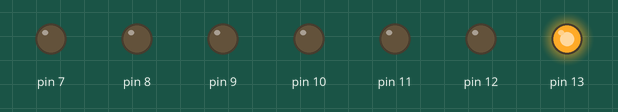
Recording of a sketch running on a simulated Arduino Uno, built with avr-gcc and run on an emulated ATmega328P. Shown: output pins drawn as LEDs (lit = HIGH).

Above: at 0.1 s.
At 5.1 s:
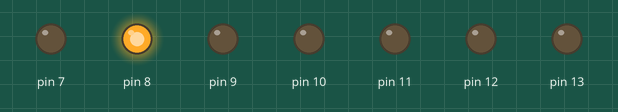
At 10.1 s:
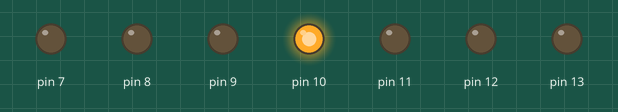
At 20.1 s:
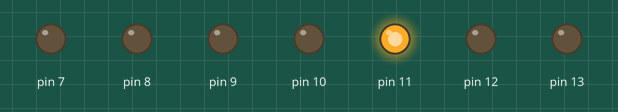
At 29.6 s:
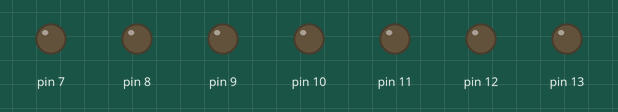
At 39.75 s:
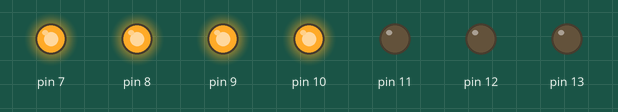
Timing chart, 0 to 40.0 s (numbered marks = the images above):
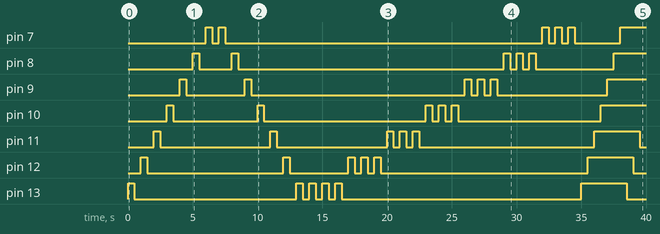

The sketch:

practica2.ino
```cpp
void setup() {
  //Define los pines de conexión
  for(int i=7; i<=13; i++){
    pinMode(i,OUTPUT);
  }
}

void loop() {
  // Secuencia 1: Orden inverso
  for(int j=13; j>=7; j--){ //Utiliza el for para encenderlos en un orden
    digitalWrite(j,HIGH);
    delay(500);
    digitalWrite(j,LOW);
    delay(500);
  }
  //Secuencia 2: Orden normal
  for(int j=7; j<=13; j++){ //Utiliza el for para encenderlos en un orden
    digitalWrite(j,HIGH);
    delay(500);
    digitalWrite(j,LOW);
    delay(500);
  }
  //Secuencia 3: triple encendido
  for(int j=13; j>=7; j--){
    for(int l=0;l<=2;l++){
      digitalWrite(j,HIGH);
      delay(500);
      digitalWrite(j,LOW);
      delay(500);
    }
  }
  //Secuencia 4: encienden de uno en uno y apagan de uno en uno
  for(int j=13; j>=7; j--){
    digitalWrite(j,HIGH);
    delay(500);
  }
  for(int j=13; j>=7; j--){
    digitalWrite(j,LOW);
    delay(500);
  }
  //Secuencia 5:
  for(int i = 0; i < 4; i++){
    digitalWrite(7 + i, HIGH);  // Enciende LED en el pin (7 + i)
    digitalWrite(13 - i, HIGH); // Enciende LED en el pin (13 - i)
    delay(500); // Espera
  }

  delay(500); // Espera antes de apagar los LEDs

  for(int i = 0; i < 4; i++){
    digitalWrite(7 + i, LOW);  // Apaga LED en el pin (7 + i)
    digitalWrite(13 - i, LOW); // Apaga LED en el pin (13 - i)
    delay(500); // Espera
  }

  delay(500); // Espera antes de reiniciar el ciclo

}
```

Measured:
- by itself, pin 7: LOW → HIGH at 6.0 s, → LOW 0.50 s later, → HIGH 0.50 s later, → LOW 0.50 s later, … (11 changes in this stretch)
- by itself, pin 8: LOW → HIGH at 5.0 s, → LOW 0.50 s later, → HIGH 2.5 s later, → LOW 0.50 s later, … (11 changes in this stretch)
- by itself, pin 9: LOW → HIGH at 4.0 s, → LOW 0.50 s later, → HIGH 4.5 s later, → LOW 0.50 s later, … (11 changes in this stretch)
- by itself, pin 10: LOW → HIGH at 3.0 s, → LOW 0.50 s later, → HIGH 6.5 s later, → LOW 0.50 s later, … (11 changes in this stretch)
- by itself, pin 11: LOW → HIGH at 2.0 s, → LOW 0.50 s later, → HIGH 8.5 s later, → LOW 0.50 s later, … (12 changes in this stretch)
- by itself, pin 12: LOW → HIGH at 1.0 s, → LOW 0.50 s later, → HIGH 10.5 s later, → LOW 0.50 s later, … (12 changes in this stretch)
- by itself, pin 13: goes HIGH 0.50 s, LOW 12.5 s, 3 × (HIGH 0.50 s, LOW 0.50 s), HIGH 0.50 s, LOW 18.5 s, HIGH 3.5 s, then LOW
